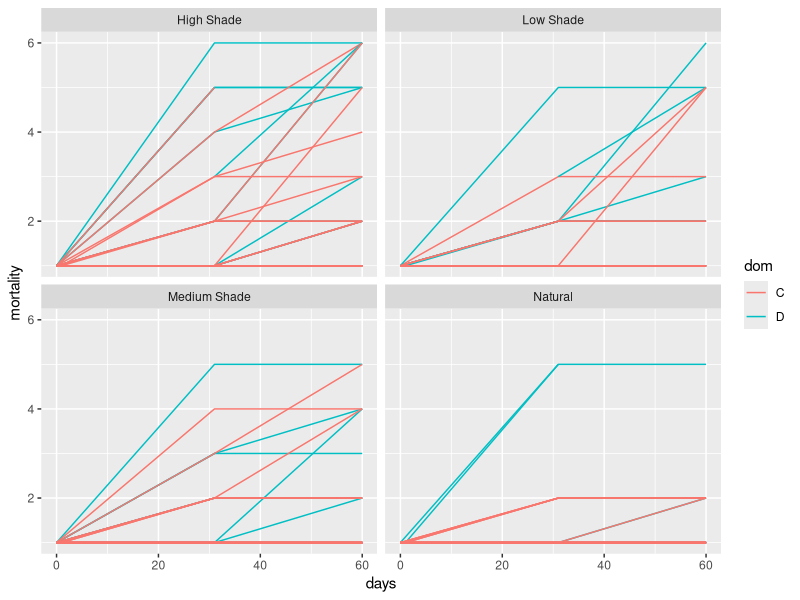

The R source for this figure: (Note: this script raises an error after producing the figure.)
## ---- chunk 1
knitr::opts_chunk$set(echo = TRUE)

library(lme4)
library(emmeans)
library(multcomp)
library(broom.mixed)
library(tidyverse)
## ---- chunk 2
df <- read_csv("all_data_cleaned.csv")
# Drop frags with no wieght data until we figure that out....
df <- df %>% drop_na(Dry.Weigh.g)



# Mortality
ggplot(df, aes(x = days, y = mortality, color = dom, group = frag.id)) +
  facet_wrap(~light.level) + 
  geom_line()

# some corals got less dead from T1 to T2... double check these! DONE SM 1/28/22
df %>%
  pivot_wider(id_cols = c(frag.id, time.point, genotype, light.level, dom, color),
              names_from = time.point,
              values_from = mortality) %>%
  filter(T2 < T1)

# plot better
df %>%
  group_by(dom, light.level, time.point) %>%
  summarize(mean = mean(mortality, na.rm = T)) %>%
  ggplot(aes(x = ))

ggplot(df, aes(x = time.point, y = mortality, color = dom)) +
  facet_wrap(~light.level) + 
  geom_boxplot()

mod <- lmer(log(mortality) ~ time.point * dom * light.level + (1|genotype) + (1|tank), data = df)
Anova(mod)

hist(residuals(mod))
shapiro.test(residuals(mod))
qqPlot(residuals(mod))

### go back and check whether frags with mortality as NA are actually dead and should be 6... Done for T2 SM 1/28/22

df %>%
  filter(time.point == "T2") %>%
  ggplot(aes(x = mortality)) +
  geom_histogram(aes(y = ..density..)) +
  facet_wrap(~dom)
## ---- chunk 3
# Plot buoyant weight data for each frag
ggplot(df, aes(x = days, y = Dry.Weigh.g, color = dom, group = frag.id)) +
  facet_wrap(~light.level) + 
  geom_line()
# There are clearly some outlier values of weight to double check....checked them and only one was off.updated 2.1.22 SM

# Calculate growth rates
gr <- df %>%
  pivot_wider(id_cols = c(frag.id, time.point, genotype, light.level, tank, dom, color),
              names_from = time.point,
              values_from = Dry.Weigh.g) %>%
  # Calculate percent change per day during each time interval
  mutate(grT1 = (T1 - T0)/T0/30 * 100,
         grT2 = (T2 - T1)/T1/30 * 100) %>%
  dplyr::select(-T0, -T1, -T2, T1 = grT1, T2 = grT2) %>%
  pivot_longer(cols = c(T1, T2), names_to = "time.point", values_to = "growth.rate")

# Plot growth rates by predictors
ggplot(gr, aes(x = light.level, y = growth.rate)) +
  geom_boxplot() +
  facet_grid(time.point ~ dom)

# Fit model to find outliers based on growth rate residuals
grmod <- lmer(growth.rate ~ dom * light.level * time.point + (1|genotype) + (1|frag.id), data = gr)
grres <- augment(grmod)
ggplot(grres, aes(x = .resid)) + geom_histogram(bins = 50)

# Identify cutoffs using 1.5 * IQR
Q <- quantile(grres$.resid, probs=c(.25, .75), na.rm = TRUE)
iqr <- IQR(grres$.resid, na.rm = TRUE)
iqrbounds <- c(Q[1]-1.5*iqr, Q[2]+1.5*iqr)

# Identify cutoffs using 2 sd's
sdbounds <- c(mean(grres$.resid) - 2 * sd(grres$.resid),
              mean(grres$.resid) + 2 * sd(grres$.resid))

# Plot residuals with candidate cutoffs
ggplot(grres, aes(x = .resid)) + geom_histogram(bins = 50) +
  geom_vline(xintercept = iqrbounds, color = "red") +
  geom_vline(xintercept = sdbounds)

# Filter datasets based on these cutoffs
grres.f1 <- grres %>% filter(.resid > iqrbounds[1], .resid < iqrbounds[2])
nrow(grres) - nrow(grres.f1)
grres.f2 <- grres %>% filter(.resid > sdbounds[1], .resid < sdbounds[2])
nrow(grres) - nrow(grres.f2)

# Plot FILTERED growth rates by predictors
ggplot(grres.f1, aes(x = light.level, y = growth.rate)) +
  geom_boxplot() +
  facet_grid(time.point ~ dom) +
  ylim(-0.1, 0.5)

ggplot(grres.f2, aes(x = light.level, y = growth.rate)) +
  geom_violin() +
  facet_grid(time.point ~ dom) +
  ylim(-0.1, 0.5)

# Refit model with filtered dataset
mod <- lmer(growth.rate ~ dom * light.level * time.point + (1|genotype) + (1|frag.id), data = grres.f1)
Anova(mod)

hist(residuals(mod))
shapiro.test(residuals(mod))
qqPlot(residuals(mod))

emm <- emmeans(mod, ~ dom*light.level, adjust = "Tukey")

data.frame(emm) %>%
  ggplot(aes(x = light.level, y = emmean, color = dom)) +
  geom_point(position = position_dodge(width  = 0.5)) +
  geom_errorbar(aes(ymin = lower.CL, ymax = upper.CL),
                position = position_dodge(width  = 0.5))


# Plot growth rate filtering by mortality
gr %>%
  ggplot(aes(x = light.level, y = growth.rate)) +
  geom_boxplot() +
  facet_grid(time.point ~ dom) +
  ylim(-0.1, 0.5)

gr %>% 
  left_join(df) %>%
  filter(mortality <= 2) %>%
  ggplot(aes(x = light.level, y = growth.rate)) +
  geom_boxplot() +
  facet_grid(time.point ~ dom) +
  ylim(-0.1, 0.5)
